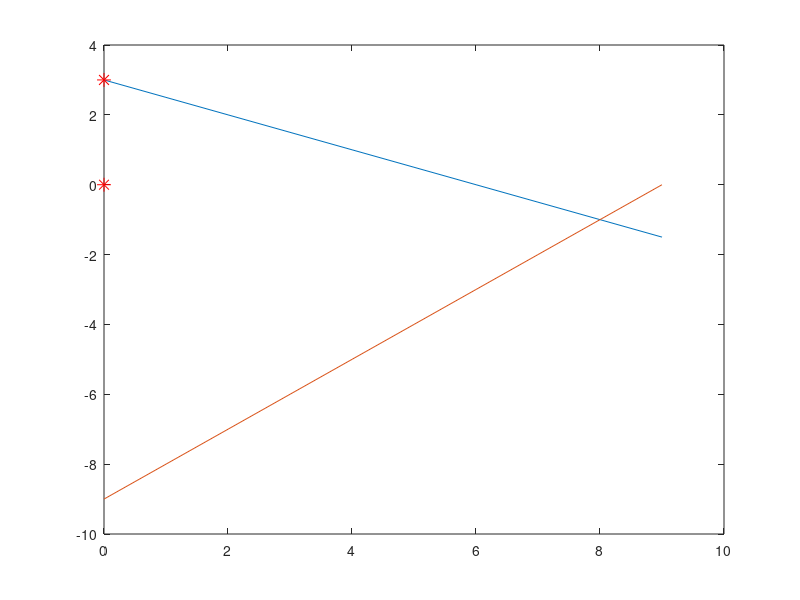

Source code (MATLAB):
clc;
clear all;
close all;

% minimize Z = 3x1 - 5x2
% x1 + x2 <= 6
% 2*x1 - x2 <= 9
% x1 >= 0, x2 >= 0

% phase 1 => input parameters
C = [3, -5];
A = [1 2; 1 -1];
B = [6 ; 9]  % ensure this is always a column matrix

z = @(x1, x2) 3*x1 - 5*x2;
c1 = @(x1,x2) x1 + x2 - 6;
c2 = @(x1,x2) 2*x1 - x2 - 9;

[m,n] = size(A);


% phase 2 => plotting constraints
x1 = 0:max(B(B>0)./A(B>0,1))

for i= 1:m
	x2 = (B(i) - A(i,1)*x1)/A(i,2);
	plot(x1, x2);
	hold on;
	
end

% phase 3 => find intersection and corner points

A = [A; eye(2)];
B = [B; 0; 0];
m = size(A,1)
pt = []
for i=1:m
	for j=i+1:m
		aa = [A(i, :) ; A(j, :)];
		bb = [B(i) ; B(j)];
		d = det(aa)
		
		if(d ~= 0)
			X = aa\bb;
			if(X>=0)
				pt = [pt X];
			end
		end
	end
end


% phase 4 => find feasible points
FP = []
Z = []

for i = 1:size(pt,2)
	PT1 = pt(1, i);
	PT2 = pt(2, i);
	
	if(c1(PT1,PT2)<=0 && c2(PT1,PT2)<=0)
		FP = [FP pt(:,i)]
		plot(PT1,PT2, 'r*', 'MarkerSize', 10)
		cost = z(PT1,PT2)
		Z = [Z cost]	
	end
end

% phase 5 => find optimal solution
[optimal_val, idx] = max(Z)
optimal_sol = FP(:,idx)

printf('the optimal solution is: %.2f\n', optimal_val)
printf('the optimal points are x1: %.2f and x2: %.2f\n', optimal_sol(1), optimal_sol(2))
